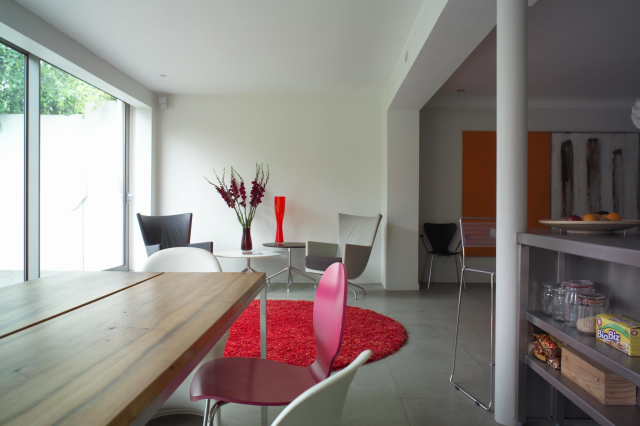
//> input picture kitchen/i01.bmp, 640 x 426 px; its folder holds 4 pictures in this run
$ ./labfour   (built with g++ and OpenCV 4)
//> lines starting //> are read from the running program, lines starting //| are printed output that depends on the picture
### panoramic_utils.h
// Computer Vision 2021 (P. Zanuttigh) - LAB 4

#ifndef LAB4__PANORAMIC__UTILS__H
#define LAB4__PANORAMIC__UTILS__H

#include <memory>
#include <iostream>


#include <opencv2/core.hpp>
#include <opencv2/highgui.hpp>
#include <opencv2/imgproc.hpp>
#include <opencv2/calib3d.hpp>


class PanoramicUtils
{
public:
    static
        cv::Mat cylindricalProj(
            const cv::Mat& image,
            const double angle);

};

#endif // LAB4__PANORAMIC__UTILS__H

### labfour.cpp
/**
 * Computer Vision - Final Project
 * Name         : Wishnuputra Dhanu
 * Student ID   : 2013067
 */

#include <iostream>
#include <opencv2/opencv.hpp>
#include "panoramic_utils.h"

// a struct to hold SIFT features
struct Features{
    std::vector<cv::KeyPoint> keypoints;
    cv::Mat descriptors;
};

// Image folder name, file extension, and features type
const cv::String IMAGE_FOLDER = "kitchen"; // "venezia", "kitchen"
const cv::String IMAGE_EXTENSION = "bmp"; // "png", "bmp"
const cv::String FEATURES_TYPE = "SIFT"; // "SIFT", "ORB"

// Ratio for refining the matches
// when using SIFT, RATIO_THRESHOLD = 3.0f
// when using ORB, RATIO_THRESHOLD = 6.0f
const float RATIO_THRESHOLD = 3.0f;

// Function header for STEP-1 until STEP-5 consecutively
std::vector<cv::Mat> projectImageIntoCylinder(cv::String imageFolder);
std::vector<Features> extractFeatures(std::vector<cv::Mat>& listOfProjectedImages, cv::String featuresType);
std::vector<std::vector<cv::DMatch>> findMatchingFeatures(std::vector<cv::Mat>& listOfProjectedImages,
                                             std::vector<Features>& listOfFeatures);
std::vector<cv::Mat> estimateTranslation(std::vector<cv::Mat>& listOfProjectedImages,
                            std::vector<Features>& listOfFeatures,
                            std::vector<std::vector<cv::DMatch>>& listOfMatches);
void buildPanoramicImage(std::vector<cv::Mat>& listOfProjectedImages,
                         std::vector<cv::Mat>& listOfHomography);

// Helper function to find the minimum distance between matches
int findMinimumDistance(std::vector<cv::DMatch>& matches);


int main(int argc, char** argv)
{
    // STEP-1 Project images into cylinder
    std::vector<cv::Mat> listOfProjectedImages;
    listOfProjectedImages = projectImageIntoCylinder(IMAGE_FOLDER);

    // STEP-2 Extract feature using SIFT or ORB
    std::vector<Features> listOfFeatures;
    listOfFeatures = extractFeatures(listOfProjectedImages, FEATURES_TYPE);

    // STEP-3 Find matching features
    std::vector<std::vector<cv::DMatch>> listOfMatches;
    listOfMatches = findMatchingFeatures(listOfProjectedImages, listOfFeatures);

    // STEP-4 Estimate translation between couples of adjacent images
    std::vector<cv::Mat> listOfHomography;
    listOfHomography = estimateTranslation(listOfProjectedImages,listOfFeatures,listOfMatches);

    // STEP-5 Build panoramic image
    buildPanoramicImage(listOfProjectedImages, listOfHomography);

    cv::destroyAllWindows();
    return 0;
}

/**
 * This function will find the minimum distance that is recorded in
 * the matches array.
 * @param matches
 * @return
 */
int findMinimumDistance(std::vector<cv::DMatch>& matches)
{
    int min_distance = matches[0].distance;
    for (int i = 0; i < matches.size(); ++i)
    {
        if (matches[i].distance < min_distance)
        {
            min_distance = matches[i].distance;
        }
    }
    return min_distance;
}

/**
 * This function will read all images in the selected folder and then
 * projected them using cylindrical projection. Then this function will
 * return an array of the projected images.
 */
std::vector<cv::Mat> projectImageIntoCylinder(cv::String imageFolder)
{
//> called with imageFolder = "kitchen"
    // Read file names in the image folder
    std::vector<cv::String> imageFileNames;
    cv::String directory = imageFolder + "/i*." + IMAGE_EXTENSION;
    cv::glob(directory, imageFileNames);

    // Project all images in the folder
    cv::Mat originalImage;
    cv::Mat projectedImage;
    std::vector<cv::Mat> listOfProjectedImages(imageFileNames.size());
    for (int i = 0; i < imageFileNames.size(); ++i) {
        originalImage = cv::imread(imageFileNames[i]);
//> originalImage is the input picture: 426 rows x 640 cols, CV_8UC3; mean B, G, R 129.1, 133.7, 140
        projectedImage = PanoramicUtils::cylindricalProj(originalImage, 30);
//> in cylindricalProj, `cv::cvtColor(image, tmp, cv::COLOR_BGR2GRAY);`:
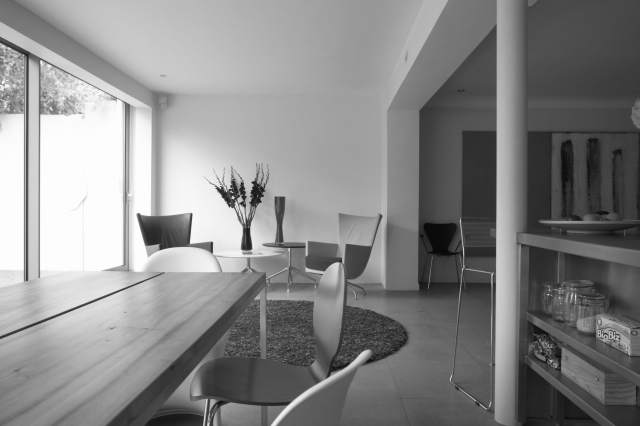
//> tmp: 426 rows x 640 cols, CV_8UC1; min 8, max 254, mean 135.1
//> after the loop in cylindricalProj, `for (int x = -half_width_image + 1,`:
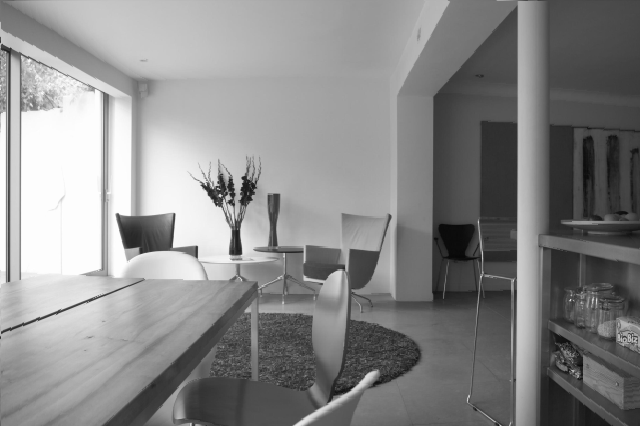
//> result: 426 rows x 640 cols, CV_8UC1; min 8, max 254, mean 136.4
        listOfProjectedImages[i] = projectedImage;
    }
//> pass 2 of the loop in projectImageIntoCylinder, `for (int i = 0; i < imageFileNames.size(); ++i)`:
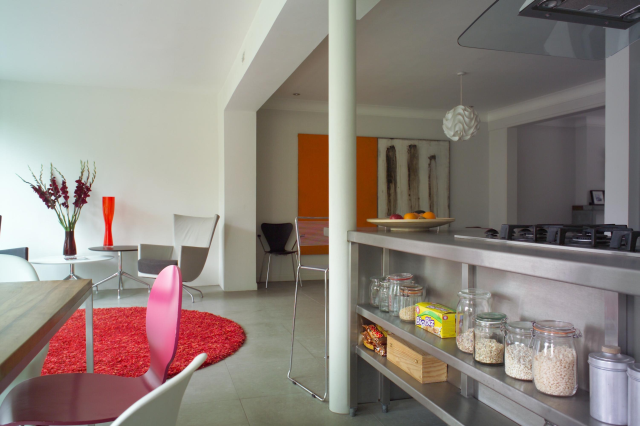
//> input picture kitchen/i02.bmp, 640 x 426 px
//> in projectImageIntoCylinder, originalImage is the input picture: 426 rows x 640 cols, CV_8UC3; mean B, G, R 127.4, 134.3, 143.8
//> in cylindricalProj (call 2), `cv::cvtColor(image, tmp, cv::COLOR_BGR2GRAY);`:
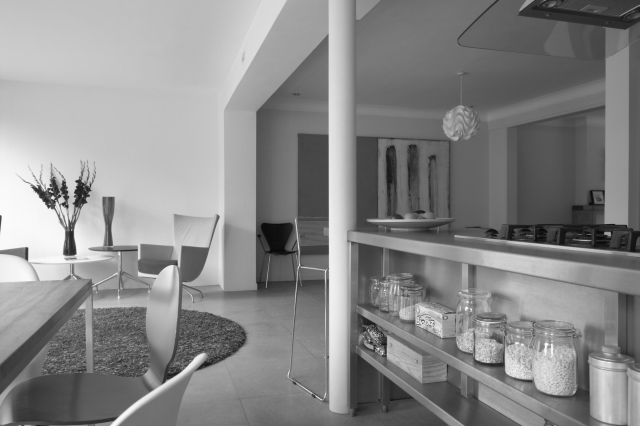
//> tmp: 426 rows x 640 cols, CV_8UC1; min 6, max 252, mean 136.4
//> after the loop in cylindricalProj (call 2), `for (int x = -half_width_image + 1,`:
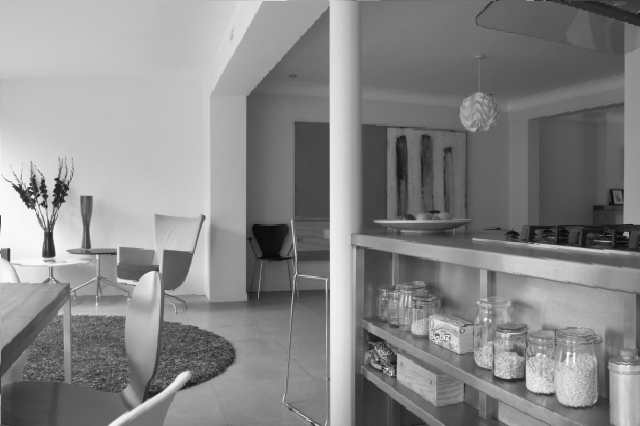
//> result: 426 rows x 640 cols, CV_8UC1; min 6, max 252, mean 135.9
//> pass 3 of the loop in projectImageIntoCylinder, `for (int i = 0; i < imageFileNames.size(); ++i)`:
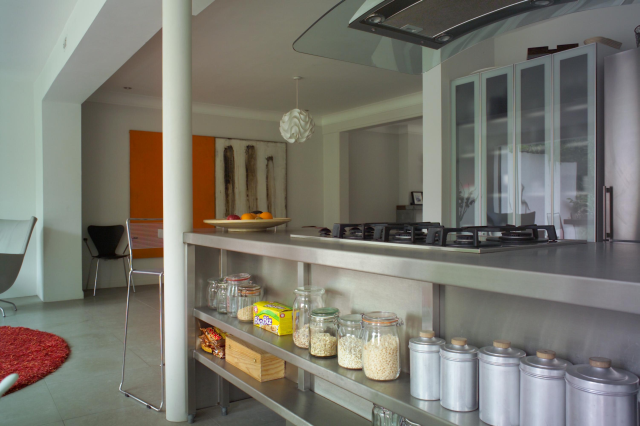
//> input picture kitchen/i03.bmp, 640 x 426 px
//> in projectImageIntoCylinder, originalImage is the input picture: 426 rows x 640 cols, CV_8UC3; mean B, G, R 111, 120.4, 122.2
//> in cylindricalProj (call 3), `cv::cvtColor(image, tmp, cv::COLOR_BGR2GRAY);`:
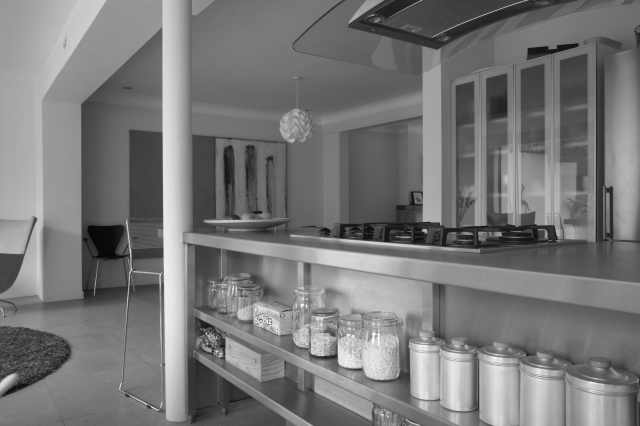
//> tmp: 426 rows x 640 cols, CV_8UC1; min 5, max 253, mean 119.9
//> after the loop in cylindricalProj (call 3), `for (int x = -half_width_image + 1,`:
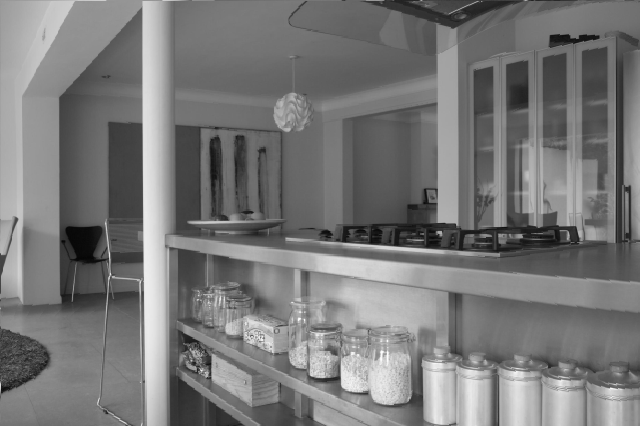
//> result: 426 rows x 640 cols, CV_8UC1; min 5, max 253, mean 120.1
//> the loop made 4 passes; the first 3 are shown
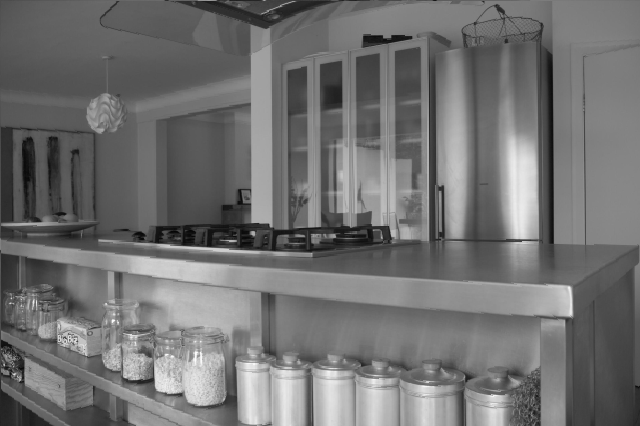
//> projectedImage: 426 rows x 640 cols, CV_8UC1; min 5, max 253, mean 113.3

    return listOfProjectedImages;
}

/**
 * This function will extract the features on each images using the specified featuresType.
 * Then it will save all the features inside a vector and return it.
 * @param listOfProjectedImages
 * @return
 */
std::vector<Features> extractFeatures(std::vector<cv::Mat>& listOfProjectedImages, cv::String featuresType)
{
//> called with featuresType = "SIFT"
    std::vector<Features> listOfFeatures;
    int numberOfImages = listOfProjectedImages.size();
    cv::Ptr<cv::SIFT> sift;
    cv::Ptr<cv::ORB> orb;

    if (featuresType == "SIFT") {
        sift = cv::SIFT::create();
    } else if (featuresType == "ORB") {
        orb = cv::ORB::create();
    }

    for (int i = 0; i < numberOfImages; ++i) {
        std::vector<cv::KeyPoint> keypoints;
        cv::Mat descriptors;

        cv::Mat img = listOfProjectedImages[i];
        if (featuresType == "SIFT") {
            sift->detectAndCompute(img, cv::noArray(), keypoints, descriptors);
        } else if (featuresType == "ORB") {
            orb->detectAndCompute(img,cv::noArray(), keypoints,descriptors);
        }

        Features features;
        features.keypoints = keypoints;
        features.descriptors = descriptors;

        listOfFeatures.push_back(features);
    }

    return listOfFeatures;
}

/**
 * This function will find matching features between a pair of images using the struct Features.
 * Then it will refine the matching features based on the ratio threshold. This means only
 * the matching features with distance less than ratio * min_distance that will be saved.
 * It will then save all the refined matching features in a vector and return it at the end.
 * @param listOfProjectedImages
 * @param listOfFeatures
 * @return
 */
std::vector<std::vector<cv::DMatch>> findMatchingFeatures(std::vector<cv::Mat>& listOfProjectedImages,
                                             std::vector<Features>& listOfFeatures)
{
    std::vector<std::vector<cv::DMatch>> listOfMatches;

    std::vector<cv::DMatch> matches;
    cv::Ptr<cv::BFMatcher> matcher;

    if (FEATURES_TYPE == "SIFT") {
        matcher = cv::BFMatcher::create(cv::NORM_L2, false);
    } else if (FEATURES_TYPE == "ORB") {
        matcher = cv::BFMatcher::create(cv::NORM_HAMMING, false);
    }

    int numberOfImages = listOfProjectedImages.size();

    for (int i = 0; i < numberOfImages - 1; ++i)
    {
        std::vector<cv::DMatch> good_matches;
        Features features1 = listOfFeatures[i];
        Features features2 = listOfFeatures[i + 1];
        cv::Mat descriptors1 = features1.descriptors;
        cv::Mat descriptors2 = features2.descriptors;
        std::vector<cv::KeyPoint> keypoints1 = features1.keypoints;
        std::vector<cv::KeyPoint> keypoints2 = features2.keypoints;
        cv::Mat img1 = listOfProjectedImages[i];
        cv::Mat img2 = listOfProjectedImages[i + 1];

        matcher->match(descriptors1, descriptors2, matches);

        //-- Refine matches by selecting matches with distance less than ratio * min_distance
        int min_distance = findMinimumDistance(matches);
        for (int j = 0; j < matches.size(); j++)
        {
            if (matches[j].distance < RATIO_THRESHOLD * min_distance)
            {
                good_matches.push_back(matches[j]);
            }
        }

        listOfMatches.push_back(good_matches);
    }

    return listOfMatches;
}

/**
 * This function will estimate the translation matrix H using the findHomography method.
 * Then it will save all the translation matrices in a vector and return it.
 * @param listOfProjectedImages
 * @param listOfFeatures
 * @param listOfMatches
 * @return
 */
std::vector<cv::Mat> estimateTranslation(std::vector<cv::Mat>& listOfProjectedImages,
                            std::vector<Features>& listOfFeatures,
                            std::vector<std::vector<cv::DMatch>>& listOfMatches)
{
    std::vector<cv::Mat> listOfHomography;  // List of homography matrix

    int numberOfImages = listOfProjectedImages.size();
    for (int i = 0; i < numberOfImages - 1; ++i)
    {
        //-- Localize the object
        std::vector<cv::Point2f> obj;
        std::vector<cv::Point2f> scene;

        std::vector<cv::DMatch> good_matches;
        good_matches = listOfMatches[i];
        Features features1 = listOfFeatures[i];
        Features features2 = listOfFeatures[i + 1];
        std::vector<cv::KeyPoint> keypoints1 = features1.keypoints;
        std::vector<cv::KeyPoint> keypoints2 = features2.keypoints;
        cv::Mat img1 = listOfProjectedImages[i];
        cv::Mat img2 = listOfProjectedImages[i + 1];

        cv::Mat img_matches;
        cv::drawMatches(img1, keypoints1, img2, keypoints2, good_matches, img_matches, cv::Scalar::all(-1),
                        cv::Scalar::all(-1), std::vector<char>(), cv::DrawMatchesFlags::NOT_DRAW_SINGLE_POINTS );

        for( size_t j = 0; j < good_matches.size(); j++ )
        {
            //-- Get the keypoints from the good matches
            obj.push_back( keypoints1[ good_matches[j].queryIdx ].pt );
            scene.push_back( keypoints2[ good_matches[j].trainIdx ].pt );
        }

        cv::Mat H = findHomography( obj, scene, cv::RANSAC );
        listOfHomography.push_back(H);

        //-- Get the corners from the image_1 ( the object to be "detected" )
        std::vector<cv::Point2f> obj_corners(4);
        obj_corners[0] = cv::Point2f(0, 0);
        obj_corners[1] = cv::Point2f( (float)img1.cols, 0 );
        obj_corners[2] = cv::Point2f( (float)img1.cols, (float)img1.rows );
        obj_corners[3] = cv::Point2f( 0, (float)img1.rows );
        std::vector<cv::Point2f> scene_corners(4);

        cv::perspectiveTransform( obj_corners, scene_corners, H);

        //-- Draw lines between the corners (the mapped object in the scene - image_2 )
        line( img_matches, scene_corners[0] + cv::Point2f((float)img1.cols, 0),
              scene_corners[1] + cv::Point2f((float)img1.cols, 0), cv::Scalar(0, 255, 0), 4 );
        line( img_matches, scene_corners[1] + cv::Point2f((float)img1.cols, 0),
              scene_corners[2] + cv::Point2f((float)img1.cols, 0), cv::Scalar( 0, 255, 0), 4 );
        line( img_matches, scene_corners[2] + cv::Point2f((float)img1.cols, 0),
              scene_corners[3] + cv::Point2f((float)img1.cols, 0), cv::Scalar( 0, 255, 0), 4 );
        line( img_matches, scene_corners[3] + cv::Point2f((float)img1.cols, 0),
              scene_corners[0] + cv::Point2f((float)img1.cols, 0), cv::Scalar( 0, 255, 0), 4 );

        //-- Show detected matches
        cv::imshow("Good Matches & Object detection", img_matches );
        cv::waitKey();
    }
//> this loop made 3 passes
//> pass 1, in estimateTranslation, `cv::imshow("Good Matches & Object detection", img_matches );`:
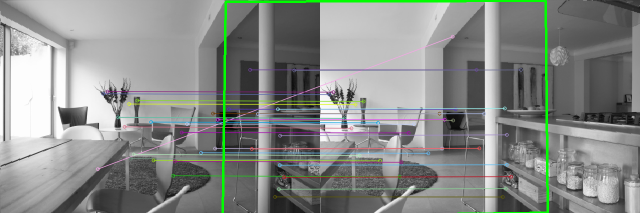
//> window 'Good Matches & Object detectio': 426 rows x 1280 cols, CV_8UC3 (shown at 1/2 size); mean B, G, R 135.5, 138.8, 135.4

    return listOfHomography;
}

/**
 * This function will stitch all the images using the translation matrix H and warpPerspective method.
 * After the panoramic image is constructed, it will equalize the histogram to enhance the contrast.
 * @param listOfProjectedImages
 * @param listOfHomography
 */
void buildPanoramicImage(std::vector<cv::Mat>& listOfProjectedImages,
                         std::vector<cv::Mat>& listOfHomography)
{
    int numberOfImages = listOfProjectedImages.size();

    cv::Mat H = listOfHomography[0];
    cv::Mat img1 = listOfProjectedImages[0];
    cv::Mat img_stitch;

    for (int i = 0; i < numberOfImages - 1; ++i)
    {
        H = listOfHomography[i];
        cv::Mat img2 = listOfProjectedImages[i + 1];

        int x_translation = -H.at<double>(0,2);

        // Use only components of H matrix which are related to the image translation
        if (FEATURES_TYPE == "SIFT") {
            H.at<double>(0,0) = 1;
            H.at<double>(0,1) = 0;
            H.at<double>(0,2) = - img2.cols - H.at<double>(0,2);
            H.at<double>(1,0) = 0;
//            H.at<double>(1,1) = 1;
//            H.at<double>(1,2) = 0;
            H.at<double>(2,0) = 0;
//            H.at<double>(2,1) = 0;
//            H.at<double>(2,2) = 1;
        } else if (FEATURES_TYPE == "ORB") {
            H.at<double>(0,0) = 1;
            H.at<double>(0,1) = 0;
            H.at<double>(0,2) = - img2.cols - H.at<double>(0,2);
            H.at<double>(1,0) = 0;
            H.at<double>(1,1) = 1;
            H.at<double>(1,2) = 0;
            H.at<double>(2,0) = 0;
            H.at<double>(2,1) = 0;
            H.at<double>(2,2) = 1;
        }

        cv::Mat img2_result;
        cv::warpPerspective(img2, img2_result, H, cv::Size(2 * img2.cols, img2.rows));

        cv::Range rowRange = cv::Range::all();
        cv::Range colRange = cv::Range(0, x_translation);
        img2_result = img2_result.operator()(rowRange, colRange);

        cv::hconcat(img1, img2_result, img_stitch);
        img1 = img_stitch;
        imshow("img_stitch", img_stitch);

        cv::waitKey();
    }
//> this loop made 3 passes
//> pass 1, in buildPanoramicImage, `imshow("img_stitch", img_stitch);`:
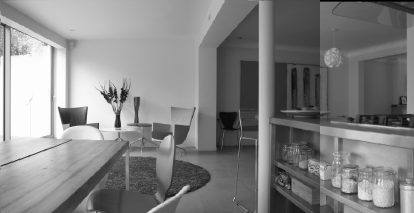
//> window 'img_stitch': 426 rows x 828 cols, CV_8UC1 (shown at 1/2 size); min 0, max 254, mean 131.3
//> pass 2, in buildPanoramicImage, `imshow("img_stitch", img_stitch);`:
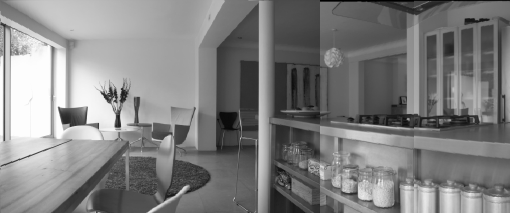
//> window 'img_stitch': 426 rows x 1019 cols, CV_8UC1 (shown at 1/2 size); min 0, max 254, mean 128

    // Crop the image to hide the black background
    int y_translation = std::abs(H.at<double>(1,2));
    cv::Range rowRange = cv::Range(y_translation,img_stitch.rows - y_translation);
    cv::Range colRange = cv::Range::all();
    img_stitch = img_stitch.operator()(rowRange, colRange);

    // Equalize the histogram of the stitched image
    cv::Mat final_image;
    cv::equalizeHist(img_stitch,final_image);
    imshow("Final Image", final_image);
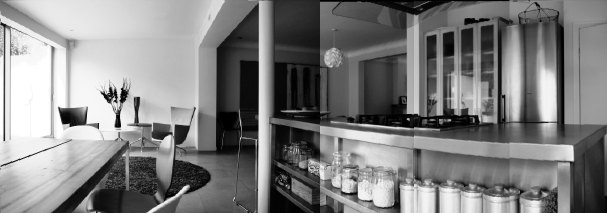
//> window 'Final Image': 426 rows x 1214 cols, CV_8UC1 (shown at 1/2 size); min 0, max 255, mean 128.1
    imwrite("final_image.png",final_image);

    cv::waitKey();
}

/**
 * This function will project an image with cylindrical projection
 * @param image
 * @param angle
 * @return
 */
cv::Mat PanoramicUtils::cylindricalProj(
        const cv::Mat& image,
        const double angle)
{
    cv::Mat tmp, result;
    cv::cvtColor(image, tmp, cv::COLOR_BGR2GRAY);
    result = tmp.clone();


    double alpha(angle / 180 * CV_PI);
    double d((image.cols / 2.0) / tan(alpha));
    double r(d / cos(alpha));
    double d_by_r(d / r);
    int half_height_image(image.rows / 2);
    int half_width_image(image.cols / 2);

    for (int x = -half_width_image + 1,
                 x_end = half_width_image; x < x_end; ++x)
    {
        for (int y = -half_height_image + 1,
                     y_end = half_height_image; y < y_end; ++y)
        {
            double x1(d * tan(x / r));
            double y1(y * d_by_r / cos(x / r));

            if (x1 < half_width_image &&
                x1 > -half_width_image + 1 &&
                y1 < half_height_image &&
                y1 > -half_height_image + 1)
            {
                result.at<uchar>(y + half_height_image, x + half_width_image)
                        = tmp.at<uchar>(round(y1 + half_height_image),
                                        round(x1 + half_width_image));
            }
        }
    }

    return result;
}
